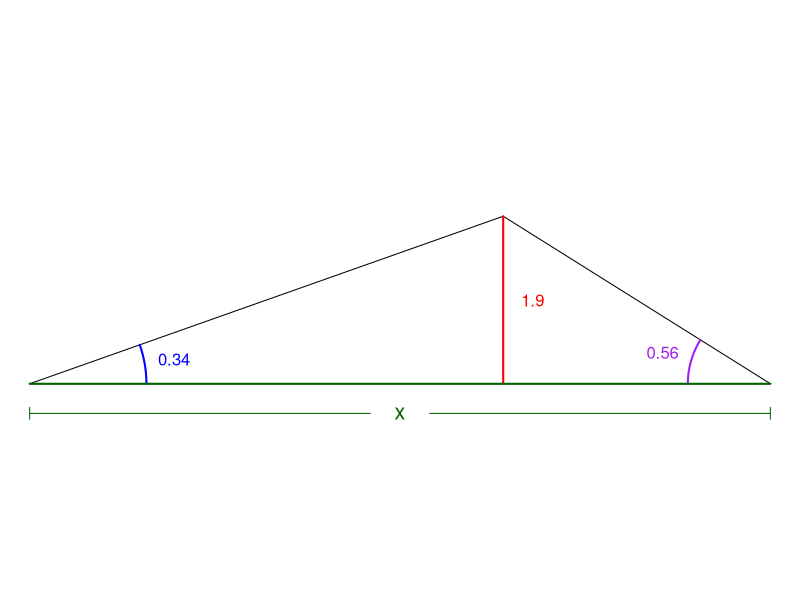
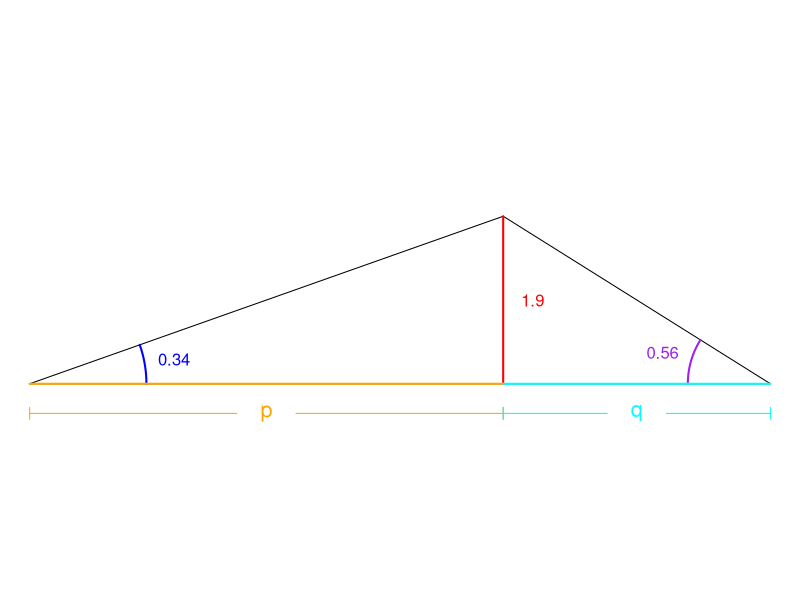

Source code (R) for these figures, in order:
## ---- chunk 1
while(T){
  hxy = sample(11:99,3)/10
  h = hxy[1]
  x = hxy[2]
  y = hxy[3]
  theta = round(atan(h/x),2)
  phi = round(atan(h/y),2)
  minang = pi/10
  maxang = pi/2-pi/20
  x2 = h/tan(theta)
  y2 = h/tan(phi)
  z2 = x2+y2
  if(theta>minang && 
     theta<maxang && 
     phi>minang && 
     phi<maxang && 
     theta+phi+0.02<pi/2 && 
     round(theta,1)!=theta &&
     round(phi,1)!=phi &&
     abs(phi-theta)>0.05 && 
     h!=round(h)){break}
}
## ---- chunk 2
par(mar=c(0,0,0,0))
plot(c(0,z2,x2,0),c(0,0,h,0),type="l",asp=1,ann=F,axes=F)
lines(c(x2,x2),c(0,h),col="red",lwd=2)
bump = z2*0.04
text(x2+bump,h/2,h,col="red")
ths = seq(0,theta,length.out=100)
phs = seq(pi-phi,pi,length.out=100)
lines((bump+bump/theta)*cos(ths),(bump+bump/theta)*sin(ths),col="blue",lwd=2)
text((2*bump+bump/theta)*cos(theta/2),(2*bump+bump/theta)*sin(theta/2),theta,col="blue")
lines(z2+(bump+bump/phi)*cos(phs),(bump+bump/phi)*sin(phs),col="purple",lwd=2)
text(z2+(2*bump+bump/phi)*cos(pi-phi/2),(2*bump+bump/phi)*sin(pi-phi/2),phi,col="purple")
lines(c(0,z2),c(0,0),col="darkgreen",lwd=2)
text(z2/2,-bump,"x",col="darkgreen",cex=1.3)
lines(c(0,0,0,z2/2-bump),c(-bump*1.2,-bump*0.8,-bump,-bump),col="darkgreen")
lines(c(z2,z2,z2,z2/2+bump),c(-bump*1.2,-bump*0.8,-bump,-bump),col="darkgreen")
## ---- chunk 3
par(mar=c(0,0,0,0))
plot(c(0,z2,x2,0),c(0,0,h,0),type="l",asp=1,ann=F,axes=F)
lines(c(x2,x2),c(0,h),col="red",lwd=2)
bump = z2*0.04
text(x2+bump,h/2,h,col="red")
ths = seq(0,theta,length.out=100)
phs = seq(pi-phi,pi,length.out=100)
lines((bump+bump/theta)*cos(ths),(bump+bump/theta)*sin(ths),col="blue",lwd=2)
text((2*bump+bump/theta)*cos(theta/2),(2*bump+bump/theta)*sin(theta/2),theta,col="blue")
lines(z2+(bump+bump/phi)*cos(phs),(bump+bump/phi)*sin(phs),col="purple",lwd=2)
text(z2+(2*bump+bump/phi)*cos(pi-phi/2),(2*bump+bump/phi)*sin(pi-phi/2),phi,col="purple")
lines(c(0,x2),c(0,0),col="orange",lwd=2)
text(x2/2,-bump,"p",col="orange",cex=1.3)
lines(c(0,0,0,x2/2-bump),c(-bump*1.2,-bump*0.8,-bump,-bump),col="orange")
lines(c(x2,x2,x2,x2/2+bump),c(-bump*1.2,-bump*0.8,-bump,-bump),col="orange")
lines(c(x2,z2),c(0,0),col="cyan",lwd=2)
text(x2+y2/2,-bump,"q",col="cyan",cex=1.3)
lines(c(x2,x2,x2,x2+y2/2-bump),c(-bump*1.2,-bump*0.8,-bump,-bump),col="cyan")
lines(c(z2,z2,z2,x2+y2/2+bump),c(-bump*1.2,-bump*0.8,-bump,-bump),col="cyan")
